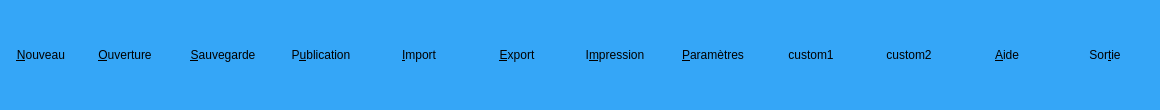
    <widget class="QFrame" name="abeMenuFeuilleV1frmButtons">
     <property name="sizePolicy">
      <sizepolicy hsizetype="Minimum" vsizetype="Preferred">
       <horstretch>0</horstretch>
       <verstretch>0</verstretch>
      </sizepolicy>
     </property>
     <property name="styleSheet">
      <string notr="true">background-color:#35A6F7;
border-top-left-radius: 0px;
border-top-right-radius: 10px;
border-bottom-right-radius: 10px;
border-bottom-left-radius: 10px;</string>
     </property>
     <property name="frameShape">
      <enum>QFrame::NoFrame</enum>
     </property>
     <property name="frameShadow">
      <enum>QFrame::Raised</enum>
     </property>
     <property name="lineWidth">
      <number>0</number>
     </property>
     <layout class="QHBoxLayout" name="horizontalLayout">
      <property name="spacing">
       <number>6</number>
      </property>
      <property name="leftMargin">
       <number>9</number>
      </property>
      <property name="topMargin">
       <number>9</number>
      </property>
      <property name="rightMargin">
       <number>9</number>
      </property>
      <property name="bottomMargin">
       <number>9</number>
      </property>
      <item>
       <widget class="AbulEduFlatBoutonV1" name="abeMenuFeuilleBtnNew">
        <property name="minimumSize">
         <size>
          <width>64</width>
          <height>92</height>
         </size>
        </property>
        <property name="maximumSize">
         <size>
          <width>120</width>
          <height>92</height>
         </size>
        </property>
        <property name="toolTip">
         <string/>
        </property>
        <property name="whatsThis">
         <string notr="true">new</string>
        </property>
        <property name="accessibleDescription">
         <string notr="true"/>
        </property>
        <property name="text">
         <string>&amp;Nouveau</string>
        </property>
        <property name="CouleurTexteNormale" stdset="0">
         <color>
          <red>255</red>
          <green>255</green>
          <blue>255</blue>
         </color>
        </property>
        <property name="CouleurTexteSurvol" stdset="0">
         <color>
          <red>255</red>
          <green>255</green>
          <blue>255</blue>
         </color>
        </property>
        <property name="CouleurTextePressed" stdset="0">
         <color>
          <red>255</red>
          <green>255</green>
          <blue>255</blue>
         </color>
        </property>
        <property name="TexteAlignement">
         <set>Qt::AlignBottom</set>
        </property>
        <property name="BackgroundAlignement" stdset="0">
         <string notr="true">center top</string>
        </property>
        <property name="CouleurFondPressed" stdset="0">
         <color alpha="50">
          <red>255</red>
          <green>255</green>
          <blue>255</blue>
         </color>
        </property>
        <property name="IconeNormale" stdset="0">
         <string notr="true">:/abuledumenufeuillev1/new</string>
        </property>
        <property name="IconeSurvol" stdset="0">
         <string notr="true">:/abuledumenufeuillev1/newHover</string>
        </property>
        <property name="IconePressed" stdset="0">
         <string notr="true">:/abuledumenufeuillev1/newPressed</string>
        </property>
        <property name="IconeDisabled" stdset="0">
         <string notr="true">:/abuledumenufeuillev1/newDisabled</string>
        </property>
       </widget>
      </item>
      <item>
       <widget class="AbulEduFlatBoutonV1" name="abeMenuFeuilleBtnOpen">
        <property name="minimumSize">
         <size>
          <width>92</width>
          <height>92</height>
         </size>
        </property>
        <property name="maximumSize">
         <size>
          <width>120</width>
          <height>92</height>
         </size>
        </property>
        <property name="toolTip">
         <string/>
        </property>
        <property name="whatsThis">
         <string notr="true">open</string>
        </property>
        <property name="accessibleDescription">
         <string notr="true"/>
        </property>
        <property name="text">
         <string>&amp;Ouverture</string>
        </property>
        <property name="CouleurTexteNormale" stdset="0">
         <color>
          <red>255</red>
          <green>255</green>
          <blue>255</blue>
         </color>
        </property>
        <property name="CouleurTexteSurvol" stdset="0">
         <color>
          <red>255</red>
          <green>255</green>
          <blue>255</blue>
         </color>
        </property>
        <property name="CouleurTextePressed" stdset="0">
         <color>
          <red>255</red>
          <green>255</green>
          <blue>255</blue>
         </color>
        </property>
        <property name="TexteAlignement">
         <set>Qt::AlignBottom</set>
        </property>
        <property name="BackgroundAlignement" stdset="0">
         <string notr="true">center top</string>
        </property>
        <property name="CouleurFondPressed" stdset="0">
         <color alpha="50">
          <red>53</red>
          <green>166</green>
          <blue>147</blue>
         </color>
        </property>
        <property name="IconeNormale" stdset="0">
         <string notr="true">:/abuledumenufeuillev1/open</string>
        </property>
        <property name="IconeSurvol" stdset="0">
         <string notr="true">:/abuledumenufeuillev1/openHover</string>
        </property>
        <property name="IconePressed" stdset="0">
         <string notr="true">:/abuledumenufeuillev1/openPressed</string>
        </property>
        <property name="IconeDisabled" stdset="0">
         <string notr="true">:/abuledumenufeuillev1/openDisabled</string>
        </property>
       </widget>
      </item>
      <item>
       <widget class="AbulEduFlatBoutonV1" name="abeMenuFeuilleBtnSave">
        <property name="minimumSize">
         <size>
          <width>92</width>
          <height>92</height>
         </size>
        </property>
        <property name="maximumSize">
         <size>
          <width>120</width>
          <height>92</height>
         </size>
        </property>
        <property name="toolTip">
         <string/>
        </property>
        <property name="whatsThis">
         <string notr="true">save</string>
        </property>
        <property name="accessibleDescription">
         <string notr="true"/>
        </property>
        <property name="text">
         <string>&amp;Sauvegarde</string>
        </property>
        <property name="CouleurTexteNormale" stdset="0">
         <color>
          <red>255</red>
          <green>255</green>
          <blue>255</blue>
         </color>
        </property>
        <property name="CouleurTexteSurvol" stdset="0">
         <color>
          <red>255</red>
          <green>255</green>
          <blue>255</blue>
         </color>
        </property>
        <property name="CouleurTextePressed" stdset="0">
         <color>
          <red>255</red>
          <green>255</green>
          <blue>255</blue>
         </color>
        </property>
        <property name="TexteAlignement">
         <set>Qt::AlignBottom</set>
        </property>
        <property name="BackgroundAlignement" stdset="0">
         <string notr="true">center top</string>
        </property>
        <property name="CouleurFondPressed" stdset="0">
         <color alpha="50">
          <red>255</red>
          <green>255</green>
          <blue>255</blue>
         </color>
        </property>
        <property name="IconeNormale" stdset="0">
         <string notr="true">:/abuledumenufeuillev1/save</string>
        </property>
        <property name="IconeSurvol" stdset="0">
         <string notr="true">:/abuledumenufeuillev1/saveHover</string>
        </property>
        <property name="IconePressed" stdset="0">
         <string notr="true">:/abuledumenufeuillev1/savePressed</string>
        </property>
        <property name="IconeDisabled" stdset="0">
         <string notr="true">:/abuledumenufeuillev1/saveDisabled</string>
        </property>
       </widget>
      </item>
      <item>
       <widget class="AbulEduFlatBoutonV1" name="abeMenuFeuilleBtnPublish">
        <property name="minimumSize">
         <size>
          <width>92</width>
          <height>92</height>
         </size>
        </property>
        <property name="maximumSize">
         <size>
          <width>120</width>
          <height>92</height>
         </size>
        </property>
        <property name="toolTip">
         <string/>
        </property>
        <property name="whatsThis">
         <string notr="true">open</string>
        </property>
        <property name="accessibleDescription">
         <string notr="true"/>
        </property>
        <property name="text">
         <string>P&amp;ublication</string>
        </property>
        <property name="CouleurTexteNormale" stdset="0">
         <color>
          <red>255</red>
          <green>255</green>
          <blue>255</blue>
         </color>
        </property>
        <property name="CouleurTexteSurvol" stdset="0">
         <color>
          <red>255</red>
          <green>255</green>
          <blue>255</blue>
         </color>
        </property>
        <property name="CouleurTextePressed" stdset="0">
         <color>
          <red>255</red>
          <green>255</green>
          <blue>255</blue>
         </color>
        </property>
        <property name="TexteAlignement">
         <set>Qt::AlignBottom</set>
        </property>
        <property name="BackgroundAlignement" stdset="0">
         <string notr="true">center top</string>
        </property>
        <property name="CouleurFondPressed" stdset="0">
         <color alpha="50">
          <red>255</red>
          <green>255</green>
          <blue>255</blue>
         </color>
        </property>
        <property name="IconeNormale" stdset="0">
         <string notr="true">:/abuledumenufeuillev1/publish</string>
        </property>
        <property name="IconeSurvol" stdset="0">
         <string notr="true">:/abuledumenufeuillev1/publishHover</string>
        </property>
        <property name="IconePressed" stdset="0">
         <string notr="true">:/abuledumenufeuillev1/publishPressed</string>
        </property>
        <property name="IconeDisabled" stdset="0">
         <string notr="true">:/abuledumenufeuillev1/publishDisabled</string>
        </property>
       </widget>
      </item>
      <item>
       <widget class="AbulEduFlatBoutonV1" name="abeMenuFeuilleBtnImport">
        <property name="minimumSize">
         <size>
          <width>92</width>
          <height>92</height>
         </size>
        </property>
        <property name="maximumSize">
         <size>
          <width>120</width>
          <height>92</height>
         </size>
        </property>
        <property name="toolTip">
         <string/>
        </property>
        <property name="whatsThis">
         <string notr="true">open</string>
        </property>
        <property name="accessibleDescription">
         <string notr="true"/>
        </property>
        <property name="text">
         <string>&amp;Import</string>
        </property>
        <property name="CouleurTexteNormale" stdset="0">
         <color>
          <red>255</red>
          <green>255</green>
          <blue>255</blue>
         </color>
        </property>
        <property name="CouleurTexteSurvol" stdset="0">
         <color>
          <red>255</red>
          <green>255</green>
          <blue>255</blue>
         </color>
        </property>
        <property name="CouleurTextePressed" stdset="0">
         <color>
          <red>255</red>
          <green>255</green>
          <blue>255</blue>
         </color>
        </property>
        <property name="TexteAlignement">
         <set>Qt::AlignBottom</set>
        </property>
        <property name="BackgroundAlignement" stdset="0">
         <string notr="true">center top</string>
        </property>
        <property name="CouleurFondPressed" stdset="0">
         <color alpha="50">
          <red>255</red>
          <green>255</green>
          <blue>255</blue>
         </color>
        </property>
        <property name="IconeNormale" stdset="0">
         <string notr="true">:/abuledumenufeuillev1/import</string>
        </property>
        <property name="IconeSurvol" stdset="0">
         <string notr="true">:/abuledumenufeuillev1/importHover</string>
        </property>
        <property name="IconePressed" stdset="0">
         <string notr="true">:/abuledumenufeuillev1/importPressed</string>
        </property>
        <property name="IconeDisabled" stdset="0">
         <string notr="true">:/abuledumenufeuillev1/importDisabled</string>
        </property>
       </widget>
      </item>
      <item>
       <widget class="AbulEduFlatBoutonV1" name="abeMenuFeuilleBtnExport">
        <property name="minimumSize">
         <size>
          <width>92</width>
          <height>92</height>
         </size>
        </property>
        <property name="maximumSize">
         <size>
          <width>120</width>
          <height>92</height>
         </size>
        </property>
        <property name="toolTip">
         <string/>
        </property>
        <property name="whatsThis">
         <string notr="true">open</string>
        </property>
        <property name="accessibleDescription">
         <string notr="true"/>
        </property>
        <property name="text">
         <string>&amp;Export</string>
        </property>
        <property name="CouleurTexteNormale" stdset="0">
         <color>
          <red>255</red>
          <green>255</green>
          <blue>255</blue>
         </color>
        </property>
        <property name="CouleurTexteSurvol" stdset="0">
         <color>
          <red>255</red>
          <green>255</green>
          <blue>255</blue>
         </color>
        </property>
        <property name="CouleurTextePressed" stdset="0">
         <color>
          <red>255</red>
          <green>255</green>
          <blue>255</blue>
         </color>
        </property>
        <property name="TexteAlignement">
         <set>Qt::AlignBottom</set>
        </property>
        <property name="BackgroundAlignement" stdset="0">
         <string notr="true">center top</string>
        </property>
        <property name="CouleurFondPressed" stdset="0">
         <color alpha="50">
          <red>255</red>
          <green>255</green>
          <blue>255</blue>
         </color>
        </property>
        <property name="IconeNormale" stdset="0">
         <string notr="true">:/abuledumenufeuillev1/export</string>
        </property>
        <property name="IconeSurvol" stdset="0">
         <string notr="true">:/abuledumenufeuillev1/exportHover</string>
        </property>
        <property name="IconePressed" stdset="0">
         <string notr="true">:/abuledumenufeuillev1/exportPressed</string>
        </property>
        <property name="IconeDisabled" stdset="0">
         <string notr="true">:/abuledumenufeuillev1/exportDisabled</string>
        </property>
       </widget>
      </item>
      <item>
       <widget class="AbulEduFlatBoutonV1" name="abeMenuFeuilleBtnPrint">
        <property name="minimumSize">
         <size>
          <width>92</width>
          <height>92</height>
         </size>
        </property>
        <property name="maximumSize">
         <size>
          <width>120</width>
          <height>92</height>
         </size>
        </property>
        <property name="toolTip">
         <string/>
        </property>
        <property name="whatsThis">
         <string notr="true">open</string>
        </property>
        <property name="accessibleDescription">
         <string notr="true"/>
        </property>
        <property name="text">
         <string>I&amp;mpression</string>
        </property>
        <property name="CouleurTexteNormale" stdset="0">
         <color>
          <red>255</red>
          <green>255</green>
          <blue>255</blue>
         </color>
        </property>
        <property name="CouleurTexteSurvol" stdset="0">
         <color>
          <red>255</red>
          <green>255</green>
          <blue>255</blue>
         </color>
        </property>
        <property name="CouleurTextePressed" stdset="0">
         <color>
          <red>255</red>
          <green>255</green>
          <blue>255</blue>
         </color>
        </property>
        <property name="TexteAlignement">
         <set>Qt::AlignBottom</set>
        </property>
        <property name="BackgroundAlignement" stdset="0">
         <string notr="true">center top</string>
        </property>
        <property name="CouleurFondPressed" stdset="0">
         <color alpha="50">
          <red>255</red>
          <green>255</green>
          <blue>255</blue>
         </color>
        </property>
        <property name="IconeNormale" stdset="0">
         <string notr="true">:/abuledumenufeuillev1/print</string>
        </property>
        <property name="IconeSurvol" stdset="0">
         <string notr="true">:/abuledumenufeuillev1/printHover</string>
        </property>
        <property name="IconePressed" stdset="0">
         <string notr="true">:/abuledumenufeuillev1/printPressed</string>
        </property>
        <property name="IconeDisabled" stdset="0">
         <string notr="true">:/abuledumenufeuillev1/printDisabled</string>
        </property>
       </widget>
      </item>
      <item>
       <widget class="AbulEduFlatBoutonV1" name="abeMenuFeuilleBtnSettings">
        <property name="minimumSize">
         <size>
          <width>92</width>
          <height>92</height>
         </size>
        </property>
        <property name="maximumSize">
         <size>
          <width>120</width>
          <height>92</height>
         </size>
        </property>
        <property name="toolTip">
         <string/>
        </property>
        <property name="whatsThis">
         <string notr="true">open</string>
        </property>
        <property name="accessibleDescription">
         <string notr="true"/>
        </property>
        <property name="text">
         <string>&amp;Paramètres</string>
        </property>
        <property name="CouleurTexteNormale" stdset="0">
         <color>
          <red>255</red>
          <green>255</green>
          <blue>255</blue>
         </color>
        </property>
        <property name="CouleurTexteSurvol" stdset="0">
         <color>
          <red>255</red>
          <green>255</green>
          <blue>255</blue>
         </color>
        </property>
        <property name="CouleurTextePressed" stdset="0">
         <color>
          <red>255</red>
          <green>255</green>
          <blue>255</blue>
         </color>
        </property>
        <property name="TexteAlignement">
         <set>Qt::AlignBottom</set>
        </property>
        <property name="BackgroundAlignement" stdset="0">
         <string notr="true">center top</string>
        </property>
        <property name="CouleurFondPressed" stdset="0">
         <color alpha="50">
          <red>255</red>
          <green>255</green>
          <blue>255</blue>
         </color>
        </property>
        <property name="IconeNormale" stdset="0">
         <string notr="true">:/abuledumenufeuillev1/settings</string>
        </property>
        <property name="IconeSurvol" stdset="0">
         <string notr="true">:/abuledumenufeuillev1/settingsHover</string>
        </property>
        <property name="IconePressed" stdset="0">
         <string notr="true">:/abuledumenufeuillev1/settingsPressed</string>
        </property>
        <property name="IconeDisabled" stdset="0">
         <string notr="true">:/abuledumenufeuillev1/settingsDisabled</string>
        </property>
       </widget>
      </item>
      <item>
       <widget class="AbulEduFlatBoutonV1" name="abeMenuFeuilleBtnCustom1">
        <property name="minimumSize">
         <size>
          <width>92</width>
          <height>92</height>
         </size>
        </property>
        <property name="maximumSize">
         <size>
          <width>120</width>
          <height>92</height>
         </size>
        </property>
        <property name="toolTip">
         <string/>
        </property>
        <property name="whatsThis">
         <string notr="true">open</string>
        </property>
        <property name="accessibleDescription">
         <string notr="true"/>
        </property>
        <property name="text">
         <string>custom1</string>
        </property>
        <property name="CouleurTexteNormale" stdset="0">
         <color>
          <red>255</red>
          <green>255</green>
          <blue>255</blue>
         </color>
        </property>
        <property name="CouleurTexteSurvol" stdset="0">
         <color>
          <red>255</red>
          <green>255</green>
          <blue>255</blue>
         </color>
        </property>
        <property name="CouleurTextePressed" stdset="0">
         <color>
          <red>255</red>
          <green>255</green>
          <blue>255</blue>
         </color>
        </property>
        <property name="TexteAlignement">
         <set>Qt::AlignBottom</set>
        </property>
        <property name="BackgroundAlignement" stdset="0">
         <string notr="true">center top</string>
        </property>
        <property name="CouleurFondPressed" stdset="0">
         <color alpha="50">
          <red>255</red>
          <green>255</green>
          <blue>255</blue>
         </color>
        </property>
        <property name="IconeNormale" stdset="0">
         <string notr="true"/>
        </property>
        <property name="IconeSurvol" stdset="0">
         <string notr="true"/>
        </property>
        <property name="IconePressed" stdset="0">
         <string notr="true">:/abuledumenufeuillev1/custom1Pressed</string>
        </property>
        <property name="IconeDisabled" stdset="0">
         <string notr="true">:/abuledumenufeuillev1/custom1Disabled</string>
        </property>
       </widget>
      </item>
      <item>
       <widget class="AbulEduFlatBoutonV1" name="abeMenuFeuilleBtnCustom2">
        <property name="minimumSize">
         <size>
          <width>92</width>
          <height>92</height>
         </size>
        </property>
        <property name="maximumSize">
         <size>
          <width>120</width>
          <height>92</height>
         </size>
        </property>
        <property name="toolTip">
         <string/>
        </property>
        <property name="whatsThis">
         <string notr="true">open</string>
        </property>
        <property name="accessibleDescription">
         <string notr="true"/>
        </property>
        <property name="text">
         <string>custom2</string>
        </property>
        <property name="CouleurTexteNormale" stdset="0">
         <color>
          <red>255</red>
          <green>255</green>
          <blue>255</blue>
         </color>
        </property>
        <property name="CouleurTexteSurvol" stdset="0">
         <color>
          <red>255</red>
          <green>255</green>
          <blue>255</blue>
         </color>
        </property>
        <property name="CouleurTextePressed" stdset="0">
         <color>
          <red>255</red>
          <green>255</green>
          <blue>255</blue>
         </color>
        </property>
        <property name="TexteAlignement">
         <set>Qt::AlignBottom</set>
        </property>
        <property name="BackgroundAlignement" stdset="0">
         <string notr="true">center top</string>
        </property>
        <property name="CouleurFondPressed" stdset="0">
         <color alpha="50">
          <red>255</red>
          <green>255</green>
          <blue>255</blue>
         </color>
        </property>
        <property name="IconeNormale" stdset="0">
         <string notr="true"/>
        </property>
        <property name="IconeSurvol" stdset="0">
         <string notr="true"/>
        </property>
        <property name="IconePressed" stdset="0">
         <string notr="true">:/abuledumenufeuillev1/custom2Pressed</string>
        </property>
        <property name="IconeDisabled" stdset="0">
         <string notr="true">:/abuledumenufeuillev1/custom2Disabled</string>
        </property>
       </widget>
      </item>
      <item>
       <widget class="AbulEduFlatBoutonV1" name="abeMenuFeuilleBtnHelp">
        <property name="minimumSize">
         <size>
          <width>92</width>
          <height>92</height>
         </size>
        </property>
        <property name="maximumSize">
         <size>
          <width>120</width>
          <height>92</height>
         </size>
        </property>
        <property name="whatsThis">
         <string notr="true">help</string>
        </property>
        <property name="accessibleDescription">
         <string notr="true"/>
        </property>
        <property name="text">
         <string>&amp;Aide</string>
        </property>
        <property name="CouleurTexteNormale" stdset="0">
         <color>
          <red>255</red>
          <green>255</green>
          <blue>255</blue>
         </color>
        </property>
        <property name="CouleurTexteSurvol" stdset="0">
         <color>
          <red>255</red>
          <green>255</green>
          <blue>255</blue>
         </color>
        </property>
        <property name="CouleurTextePressed" stdset="0">
         <color>
          <red>255</red>
          <green>255</green>
          <blue>255</blue>
         </color>
        </property>
        <property name="TexteAlignement">
         <set>Qt::AlignBottom</set>
        </property>
        <property name="BackgroundAlignement" stdset="0">
         <string notr="true">center top</string>
        </property>
        <property name="CouleurFondPressed" stdset="0">
         <color alpha="50">
          <red>255</red>
          <green>255</green>
          <blue>255</blue>
         </color>
        </property>
        <property name="IconeNormale" stdset="0">
         <string notr="true">:/abuledumenufeuillev1/help</string>
        </property>
        <property name="IconeSurvol" stdset="0">
         <string notr="true">:/abuledumenufeuillev1/helpHover</string>
        </property>
        <property name="IconePressed" stdset="0">
         <string notr="true">:/abuledumenufeuillev1/helpPressed</string>
        </property>
        <property name="IconeDisabled" stdset="0">
         <string notr="true">:/abuledumenufeuillev1/helpDisabled</string>
        </property>
       </widget>
      </item>
      <item>
       <widget class="AbulEduFlatBoutonV1" name="abeMenuFeuilleBtnQuit">
        <property name="minimumSize">
         <size>
          <width>92</width>
          <height>92</height>
         </size>
        </property>
        <property name="maximumSize">
         <size>
          <width>120</width>
          <height>92</height>
         </size>
        </property>
        <property name="toolTip">
         <string/>
        </property>
        <property name="whatsThis">
         <string notr="true">quit</string>
        </property>
        <property name="accessibleDescription">
         <string notr="true"/>
        </property>
        <property name="text">
         <string>Sor&amp;tie</string>
        </property>
        <property name="CouleurTexteNormale" stdset="0">
         <color>
          <red>255</red>
          <green>255</green>
          <blue>255</blue>
         </color>
        </property>
        <property name="CouleurTexteSurvol" stdset="0">
         <color>
          <red>255</red>
          <green>255</green>
          <blue>255</blue>
         </color>
        </property>
        <property name="CouleurTextePressed" stdset="0">
         <color>
          <red>255</red>
          <green>255</green>
          <blue>255</blue>
         </color>
        </property>
        <property name="TexteAlignement">
         <set>Qt::AlignBottom</set>
        </property>
        <property name="BackgroundAlignement" stdset="0">
         <string notr="true">center top</string>
        </property>
        <property name="CouleurFondPressed" stdset="0">
         <color alpha="50">
          <red>255</red>
          <green>255</green>
          <blue>255</blue>
         </color>
        </property>
        <property name="IconeNormale" stdset="0">
         <string notr="true">:/abuledumenufeuillev1/quit</string>
        </property>
        <property name="IconeSurvol" stdset="0">
         <string notr="true">:/abuledumenufeuillev1/quitHover</string>
        </property>
        <property name="IconePressed" stdset="0">
         <string notr="true">:/abuledumenufeuillev1/quitPressed</string>
        </property>
        <property name="IconeDisabled" stdset="0">
         <string notr="true">:/abuledumenufeuillev1/quitDisabled</string>
        </property>
       </widget>
      </item>
     </layout>
    </widget>
